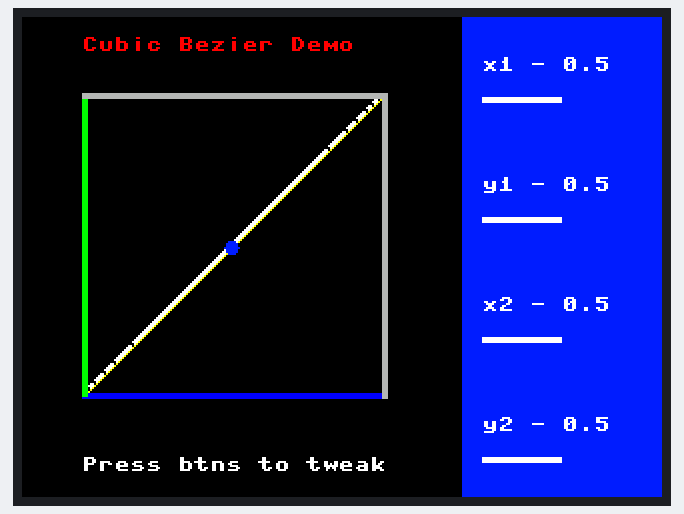
A program run on a simulated Raspberry Pi Pico running MicroPython. Parts: 320×240 colour display. What the program prints to the serial console is not drawn.

Above: at 0.3 s.

The program:

Bezier_Demo.py
```python
# WS 320x240 display example
from machine import Pin,SPI,PWM,Timer
import framebuf
import utime
import os
import gc
import math
import random

def report():
    gc.enable()
    print("Allocated: " +str(gc.mem_alloc()))
    print("Free: "+str(gc.mem_free()))
    print("----------------")
    gc.collect()
    print("Allocated: " +str(gc.mem_alloc()))
    print("Free: "+str(gc.mem_free()))
    print("================\n")

print("Imports & Reporting")
report()

BL = 13
DC = 8
RST = 12
MOSI = 11
SCK = 10
CS = 9

class LCD_1inch3(framebuf.FrameBuffer): # For 320x240 display
    def __init__(self):
        self.width = 320
        self.height = 240

        self.cs = Pin(CS,Pin.OUT)
        self.rst = Pin(RST,Pin.OUT)

        self.cs(1)
        self.spi = SPI(1)
        self.spi = SPI(1,1000_000)
        self.spi = SPI(1,100000_000,polarity=0, phase=0,sck=Pin(SCK),mosi=Pin(MOSI),miso=None)
        self.dc = Pin(DC,Pin.OUT)
        self.dc(1)
        self.buffer = bytearray(self.height * self.width * 2)
        super().__init__(self.buffer, self.width, self.height, framebuf.RGB565)
        self.init_display()

        self.RED   =   0x07E0
        self.GREEN =   0x001f
        self.BLUE  =   0xf800
        self.WHITE =   0xffff
        self.BALCK =   0x0000

    def write_cmd(self, cmd):
        self.cs(1)
        self.dc(0)
        self.cs(0)
        self.spi.write(bytearray([cmd]))
        self.cs(1)

    def write_data(self, buf):
        self.cs(1)
        self.dc(1)
        self.cs(0)
        self.spi.write(bytearray([buf]))
        self.cs(1)

    def init_display(self):
        """Initialize display"""
        self.rst(1)
        self.rst(0)
        self.rst(1)

        self.write_cmd(0x36)
        self.write_data(0x70)

        self.write_cmd(0x3A)
        self.write_data(0x05)

        self.write_cmd(0xB2)
        self.write_data(0x0C)
        self.write_data(0x0C)
        self.write_data(0x00)
        self.write_data(0x33)
        self.write_data(0x33)

        self.write_cmd(0xB7)
        self.write_data(0x35)

        self.write_cmd(0xBB)
        self.write_data(0x19)

        self.write_cmd(0xC0)
        self.write_data(0x2C)

        self.write_cmd(0xC2)
        self.write_data(0x01)

        self.write_cmd(0xC3)
        self.write_data(0x12)

        self.write_cmd(0xC4)
        self.write_data(0x20)

        self.write_cmd(0xC6)
        self.write_data(0x0F)

        self.write_cmd(0xD0)
        self.write_data(0xA4)
        self.write_data(0xA1)

        self.write_cmd(0xE0)
        self.write_data(0xD0)
        self.write_data(0x04)
        self.write_data(0x0D)
        self.write_data(0x11)
        self.write_data(0x13)
        self.write_data(0x2B)
        self.write_data(0x3F)
        self.write_data(0x54)
        self.write_data(0x4C)
        self.write_data(0x18)
        self.write_data(0x0D)
        self.write_data(0x0B)
        self.write_data(0x1F)
        self.write_data(0x23)

        self.write_cmd(0xE1)
        self.write_data(0xD0)
        self.write_data(0x04)
        self.write_data(0x0C)
        self.write_data(0x11)
        self.write_data(0x13)
        self.write_data(0x2C)
        self.write_data(0x3F)
        self.write_data(0x44)
        self.write_data(0x51)
        self.write_data(0x2F)
        self.write_data(0x1F)
        self.write_data(0x1F)
        self.write_data(0x20)
        self.write_data(0x23)

        self.write_cmd(0x21)

        self.write_cmd(0x11)

        self.write_cmd(0x29)

    def show(self):
        self.write_cmd(0x2A)
        self.write_data(0x00)
        self.write_data(0x00)
        self.write_data(0x01)
        self.write_data(0x3f)

        self.write_cmd(0x2B)
        self.write_data(0x00)
        self.write_data(0x00)
        self.write_data(0x00)
        self.write_data(0xEF)

        self.write_cmd(0x2C)

        self.cs(1)
        self.dc(1)
        self.cs(0)
        self.spi.write(self.buffer)
        self.cs(1)


# Colour Mixing Routine
def colour(R,G,B): # Compact method!
    mix1 = ((R&0xF8)*256) + ((G&0xFC)*8) + ((B&0xF8)>>3)
    return  (mix1 & 0xFF) *256  + int((mix1 & 0xFF00) /256) # low nibble first

def ring(cx,cy,r,cc):   # Draws a circle - with centre (x,y), radius, colour
    for angle in range(91):  # 0 to 90 degrees in 2s
        y3=int(r*math.sin(math.radians(angle)))
        x3=int(r*math.cos(math.radians(angle)))
        LCD.pixel(cx-x3,cy+y3,cc)  # 4 quadrants
        LCD.pixel(cx-x3,cy-y3,cc)
        LCD.pixel(cx+x3,cy+y3,cc)
        LCD.pixel(cx+x3,cy-y3,cc)

def circle(x,y,r,c):
    LCD.hline(x-r,y,r*2,c)
    for i in range(1,r):
        a = int(math.sqrt(r*r-i*i)) # Pythagoras!
        LCD.hline(x-a,y+i,a*2,c) # Lower half
        LCD.hline(x-a,y-i,a*2,c) # Upper half

def cubic_bezier(x1,y1,x2,y2,plotIter):
  x0 = 0
  y0 = 0

  x3 = 1
  y3 = 1

  def y(t):
    return math.pow(1 - t, 3) * y0 + 3 * math.pow(1 - t, 2) * t * y1 + 3 * (1 - t) * math.pow(t, 2) * y2 + math.pow(t, 3) * y3

  def x(t):
    return math.pow(1 - t, 3) * x0 + 3 * math.pow(1 - t, 2) * t * x1 + 3 * (1 - t) * math.pow(t, 2) * x2 + math.pow(t, 3) * x3

  resX = [];
  resY = [];

  m_range = (x * 1/plotIter for x in range(1, plotIter))
  for t in m_range:
        valX = x(t)
        valY = y(t)
        circle(int(30+valX*150),int(190-valY*150),2,colour(255,255,255))
        resY.append(valY)
  circle(180,40,2,colour(255,255,255))
  resY.append(1)
  return resY

# ==== Main ====
pwm = PWM(Pin(BL))
pwm.freq(1000)
pwm.duty_u16(32768)#max 65535
### Initialize Screen
LCD = LCD_1inch3()

print("Initialize Screen")
report()
LCD.fill(LCD.RED)
LCD.show()

### Buffer
LCD.fill(0)
LCD.text("Cubic Bezier Demo",30,10,colour(255,0,0))
# y:40 - 190
# x:30 - 180
#LCD.hline(30,190,150,colour(0,0,255))
#LCD.vline(30,40,150,colour(0,255,0))
LCD.show()
print("After GFX demo")
report()

#utime.sleep(2)
white = 0xFFFF
LCD.text("Buffer: "+str(320*240*2) +" bytes",30,220,white)

LCD.show()
#utime.sleep(2)
red=colour(255,0,0)
green = colour(0,255,0)

LCD.fill_rect(30,220,190,8,0)
LCD.text("Press btns to tweak",30,220,white)

LCD.show()

### Set up buttons
key0 = Pin(15,Pin.IN,Pin.PULL_UP)
key1 = Pin(3,Pin.IN,Pin.PULL_UP)
key2 = Pin(17 ,Pin.IN,Pin.PULL_UP)
key3 = Pin(2 ,Pin.IN,Pin.PULL_UP)

panelBGCol = 0xffff00
LCD.fill_rect(220,0,100,240,panelBGCol)
keyText=['x1','y1','x2','y2']
keyValue=[0.50,0.50,0.50,0.50]
triggered = False
running = True
keyBorder = 3
xx = 260
yy = 15
plotIter = 80


while running:
    t = 0

    def downChange(i):
        index=i
        LCD.fill_rect(xx-30,yy+5+60*index,80,30,panelBGCol)

        if keyValue[index] < 1.0:
            keyValue[index] += 0.01
        else:
            keyValue[index] = 0.0

        LCD.text(keyText[index]+' - '+str(keyValue[index])[:4],xx-30,yy+5+60*index,white)
        LCD.fill_rect(230,40+60*index,int(80*keyValue[index]),keyBorder,green)

        # clean & draw bezier canvas
        LCD.fill_rect(10,20,200,190,0xff0000)
        cubic_bezier(keyValue[0],keyValue[1],keyValue[2],keyValue[3],plotIter)
        triggered = True

    def upChange(i):
        index=i
        LCD.text(keyText[index]+' - '+str(keyValue[index])[:4],xx-30,yy+5+60*index,white)
        LCD.fill_rect(230,40+60*index,int(80*keyValue[index]),keyBorder,white)
        if triggered == False:
            cubic_bezier(keyValue[0],keyValue[1],keyValue[2],keyValue[3],plotIter)


    if key0.value() == 0:
        t = t + 1

    if(key1.value() == 0):
        t = t + 2

    if(key2.value() == 0):
        t = t + 4

    if(key3.value() == 0):
        t = t + 8

    if t == 0:
        upChange(0)
        upChange(1)
        upChange(2)
        upChange(3)
    if t == 1:
        downChange(0)
    if t == 2:
        downChange(1)
    if t == 4:
        downChange(2)
    if t == 8:
        downChange(3)
    if t == 15:
        print('trigger')
        iter = 60
        transition = cubic_bezier(keyValue[0],keyValue[1],keyValue[2],keyValue[3],int(iter))
        print(transition)
        for t in range(iter):
            LCD.fill_rect(30,201,160,8,0x000000)
            LCD.fill_rect(int(30+transition[int(t)]*150),201,8,8,green)
            LCD.show()

    # control handle
    LCD.line(30,190,int(30+keyValue[0]*150),int(40+(1-keyValue[1])*150),colour(255,255,0))
    LCD.line(180,40,int(30+keyValue[2]*150),int(40+(1-keyValue[3])*150),colour(255,255,0))
    circle(int(30+keyValue[0]*150),int(40+(1-keyValue[1])*150),4,0xffff00)
    circle(int(30+keyValue[2]*150),int(40+(1-keyValue[3])*150),4,0xffff00)

    # border box
    LCD.hline(30,190,150,colour(0,0,255))
    LCD.hline(30,189,150,colour(0,0,255))
    LCD.hline(30,188,150,colour(0,0,255))
    LCD.vline(30,40,150,colour(0,255,0))
    LCD.vline(31,40,150,colour(0,255,0))
    LCD.vline(32,40,150,colour(0,255,0))
    LCD.hline(30,40,150,colour(180,180,180))
    LCD.hline(30,39,150,colour(180,180,180))
    LCD.hline(30,38,150,colour(180,180,180))
    LCD.vline(180,38,153,colour(180,180,180))
    LCD.vline(181,38,153,colour(180,180,180))
    LCD.vline(182,38,153,colour(180,180,180))

    LCD.show()
```
